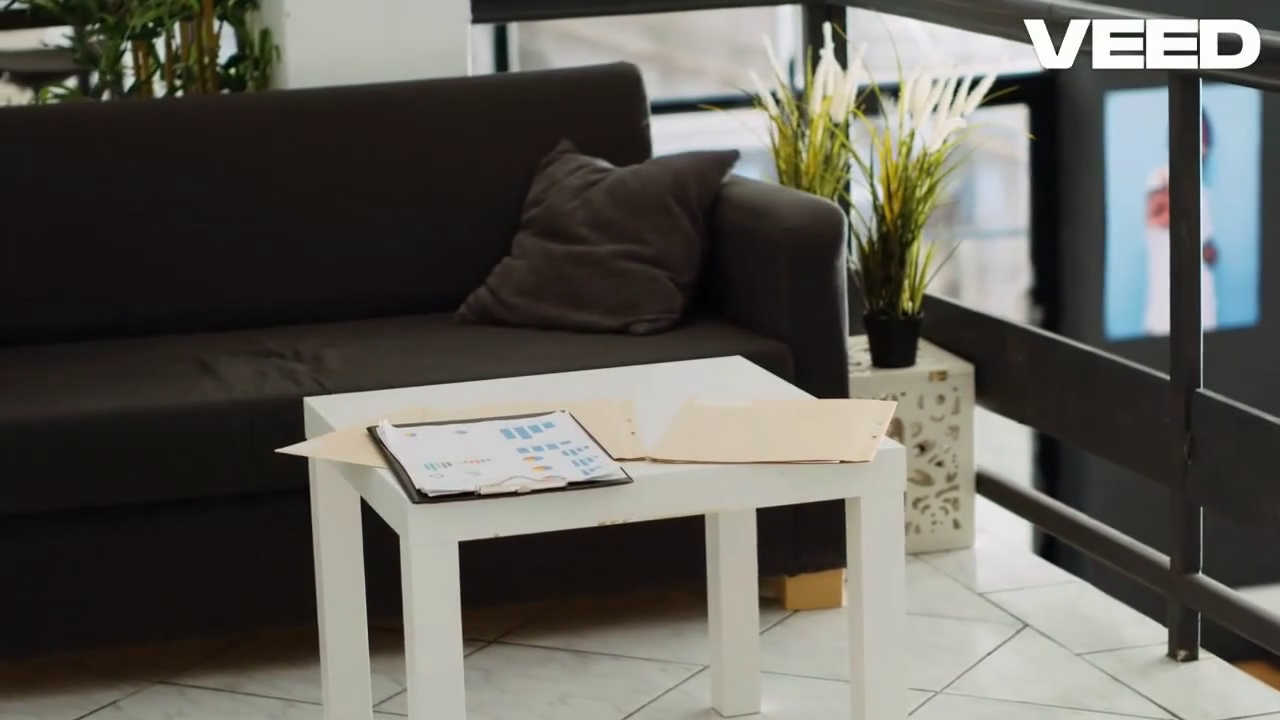
#> input picture frame 21 of relatorio e saida/handshake.mp4, 1280 x 720 px, given in place of video.mp4, which was not available
$ python video_cutter.py
#> lines starting #> are read from the running program, lines starting #| are printed output that depends on the picture; pictures that were not available may be replaced by others from this repository, and a replacement may not be noted
import cv2
import os

def cut_video(input_path, output_path, duration=10):
    # Open the input video
#> called with input_path = 'video.mp4', output_path = 'video_cut.mp4', duration = 10
    cap = cv2.VideoCapture(input_path)

    # Check if the video was opened successfully
    if not cap.isOpened():
        print("Error: Could not open video.")
        return

    # Get video properties
    fps = int(cap.get(cv2.CAP_PROP_FPS))
    width = int(cap.get(cv2.CAP_PROP_FRAME_WIDTH))
    height = int(cap.get(cv2.CAP_PROP_FRAME_HEIGHT))
    total_frames = int(cap.get(cv2.CAP_PROP_FRAME_COUNT))

    # Calculate the number of frames to capture
    frames_to_capture = min(duration * fps, total_frames)

    # Define the codec and create VideoWriter object
    fourcc = cv2.VideoWriter_fourcc(*'mp4v')
    out = cv2.VideoWriter(output_path, fourcc, fps, (width, height))

    # Read and write the frames
    for _ in range(frames_to_capture):
        ret, frame = cap.read()
        if not ret:
            break
        out.write(frame)
#> this loop made 31 passes
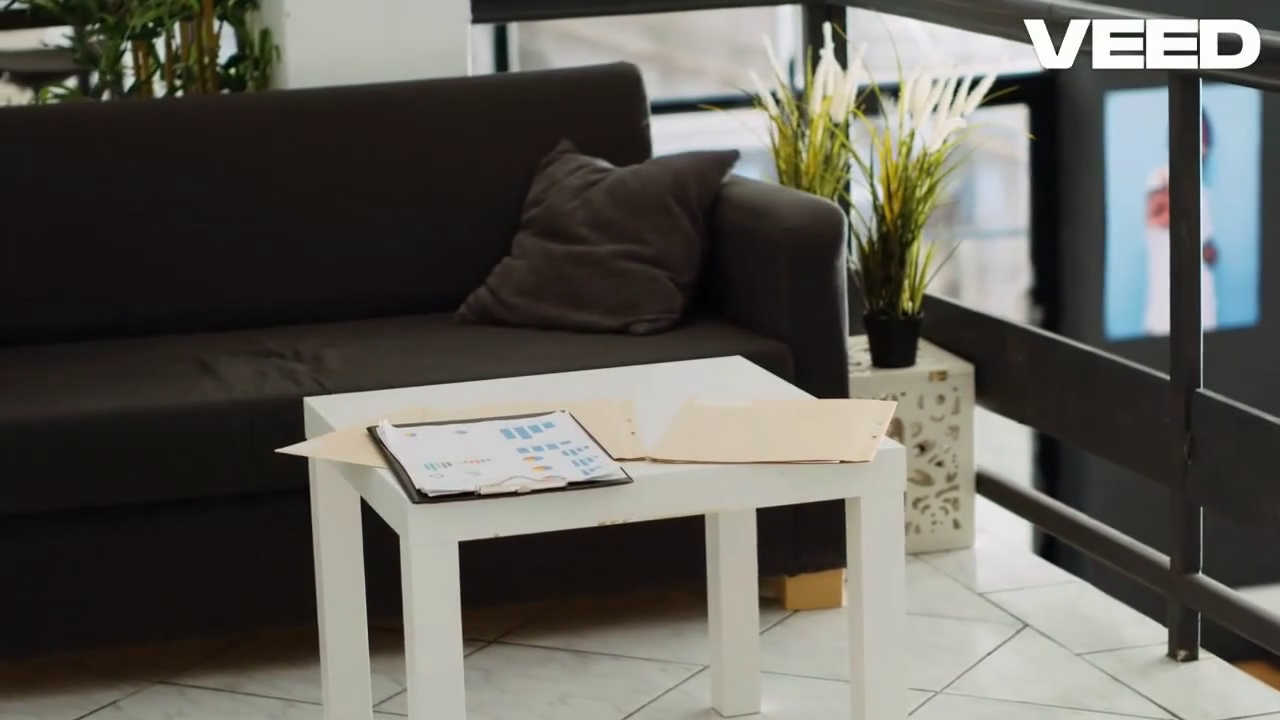
#> input picture frame 21 of relatorio e saida/handshake.mp4, 1280 x 720 px, given in place of video.mp4, which was not available
#> pass 3, in cut_video, `ret, frame = cap.read()`:
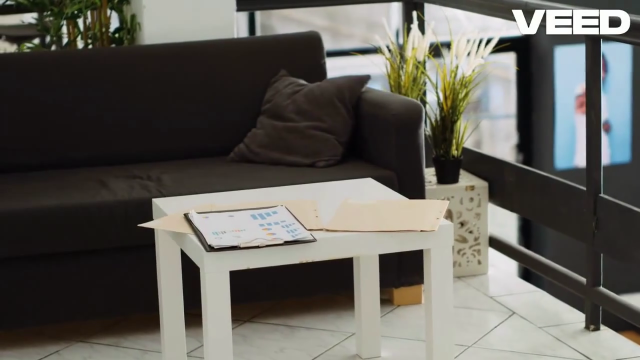
#> frame: shape (720, 1280, 3) (shown at 1/2 size); mean B, G, R 88.3, 94.3, 96.2
#> after the loop:
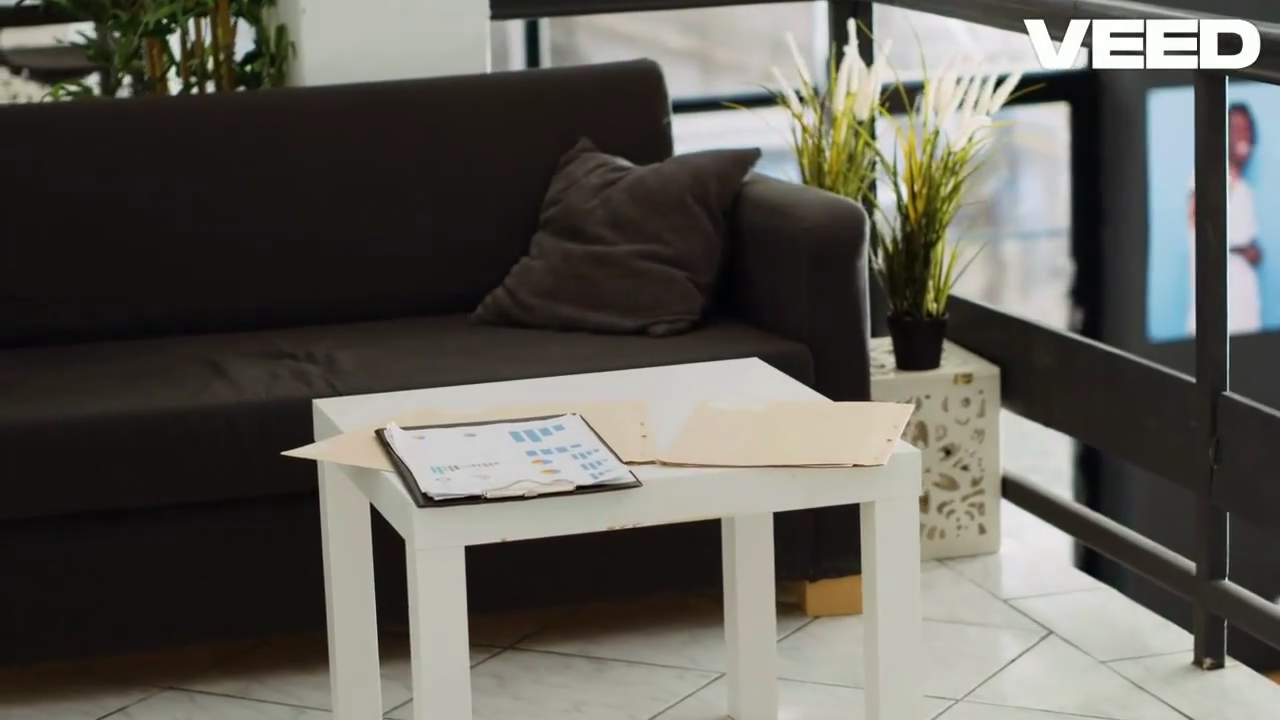
#> frame: shape (720, 1280, 3); mean B, G, R 87.3, 93.6, 95.7

    # Release the video capture and writer objects
    cap.release()
    out.release()
    cv2.destroyAllWindows()

    print(f"Video cut successfully. Saved to {output_path}")

# Path to the input video file
script_dir = os.path.dirname(os.path.abspath(__file__))
input_video_path = os.path.join(script_dir, 'video.mp4')  # Replace with your input video file name
output_video_path = os.path.join(script_dir, 'video_cut.mp4')  # Replace with your desired output video file name

# Cut the video and save the first 10 seconds
cut_video(input_video_path, output_video_path)

$ run again, starting later in the video
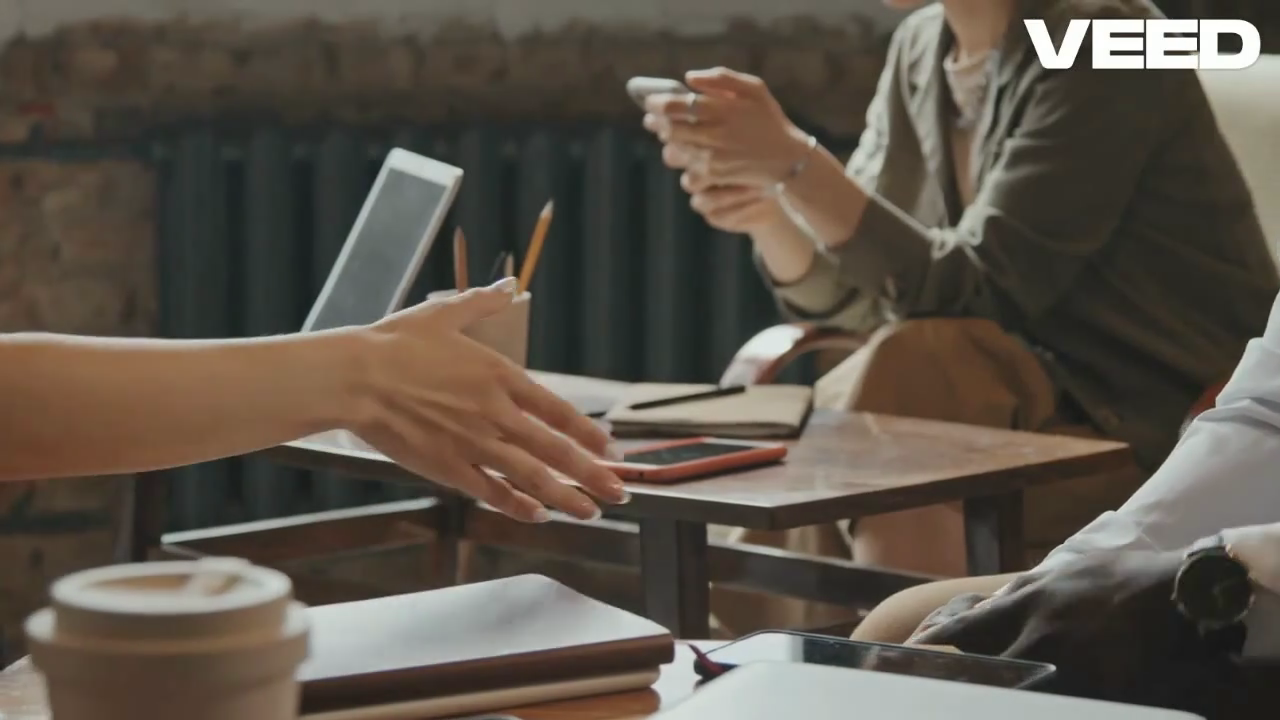
#> input picture frame 94 of relatorio e saida/handshake.mp4, 1280 x 720 px, given in place of video.mp4, which was not available
#> the loop in cut_video, `for _ in range(frames_to_capture):` made 31 passes
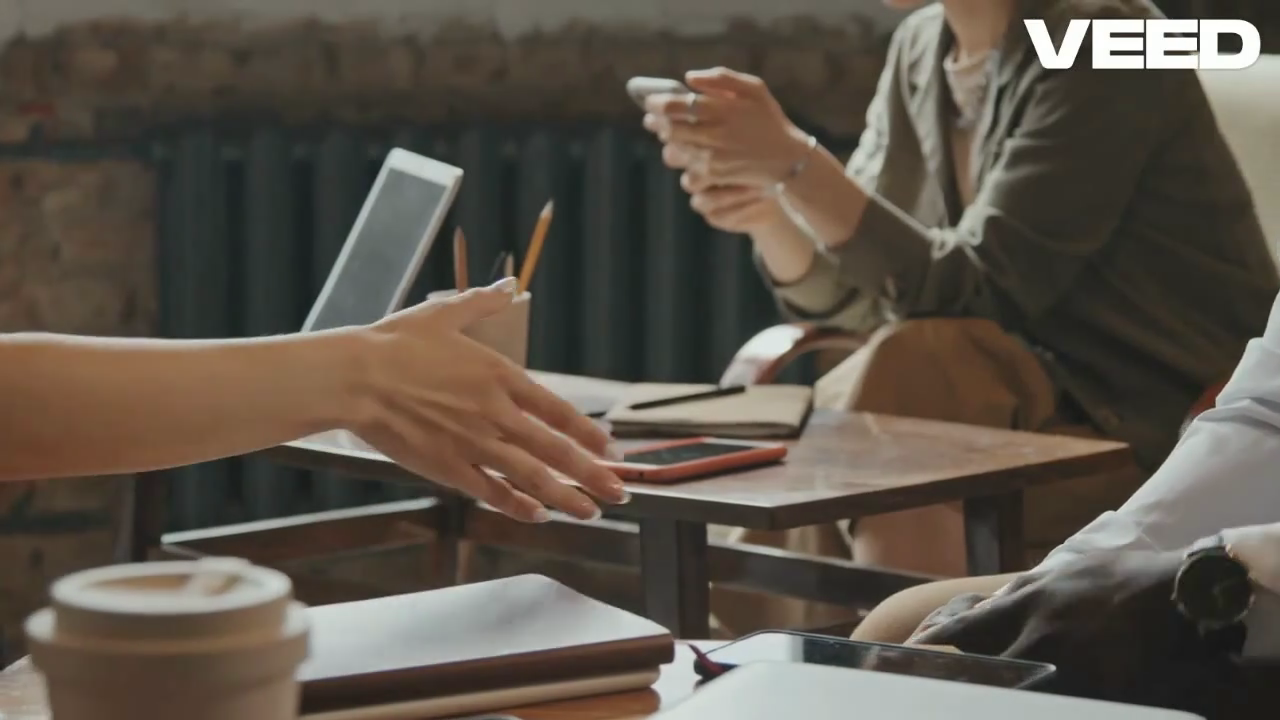
#> input picture frame 94 of relatorio e saida/handshake.mp4, 1280 x 720 px, given in place of video.mp4, which was not available
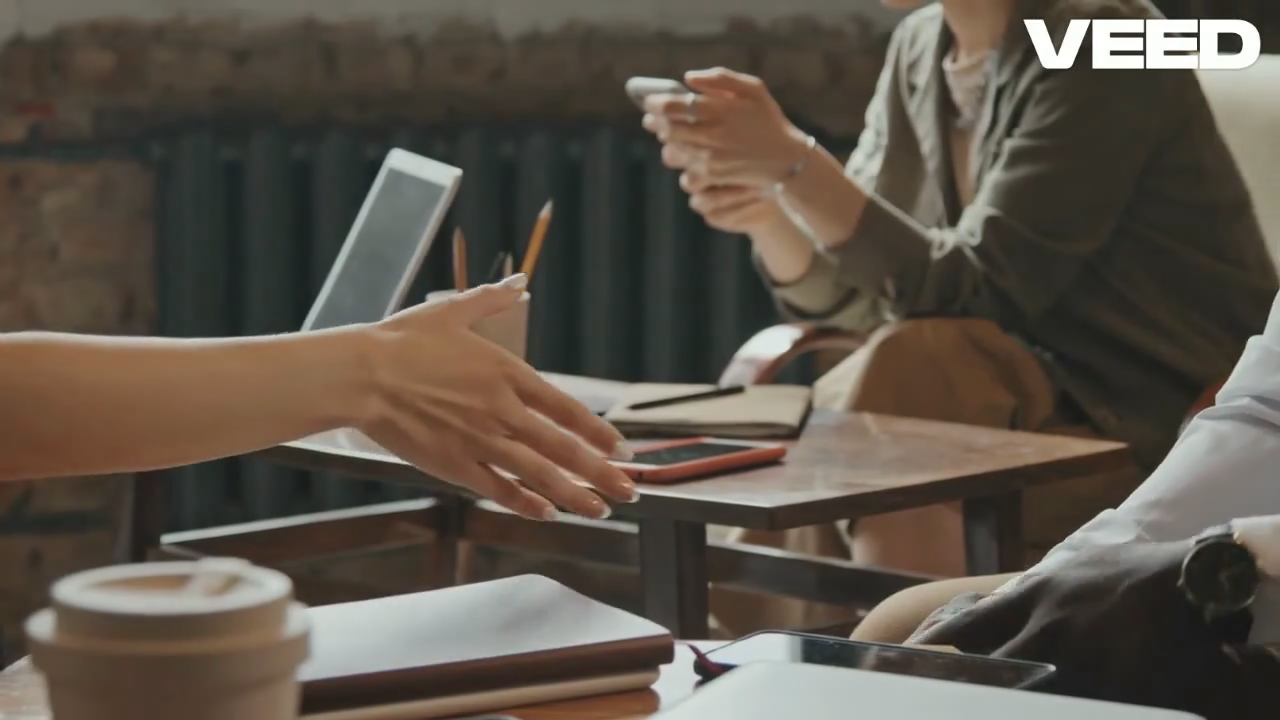
#> input picture frame 95 of relatorio e saida/handshake.mp4, 1280 x 720 px, given in place of video.mp4, which was not available
#> after the loop in cut_video, `for _ in range(frames_to_capture):`:
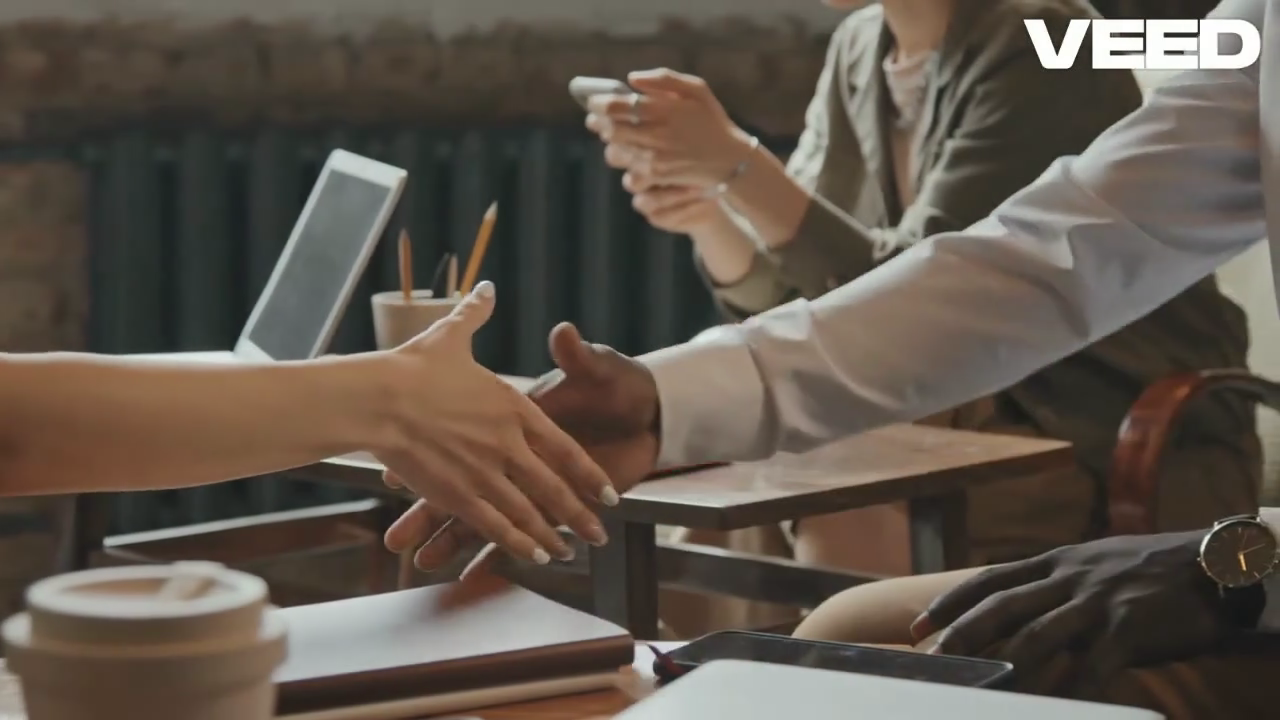
#> frame: shape (720, 1280, 3); mean B, G, R 75.2, 85.2, 95.1
